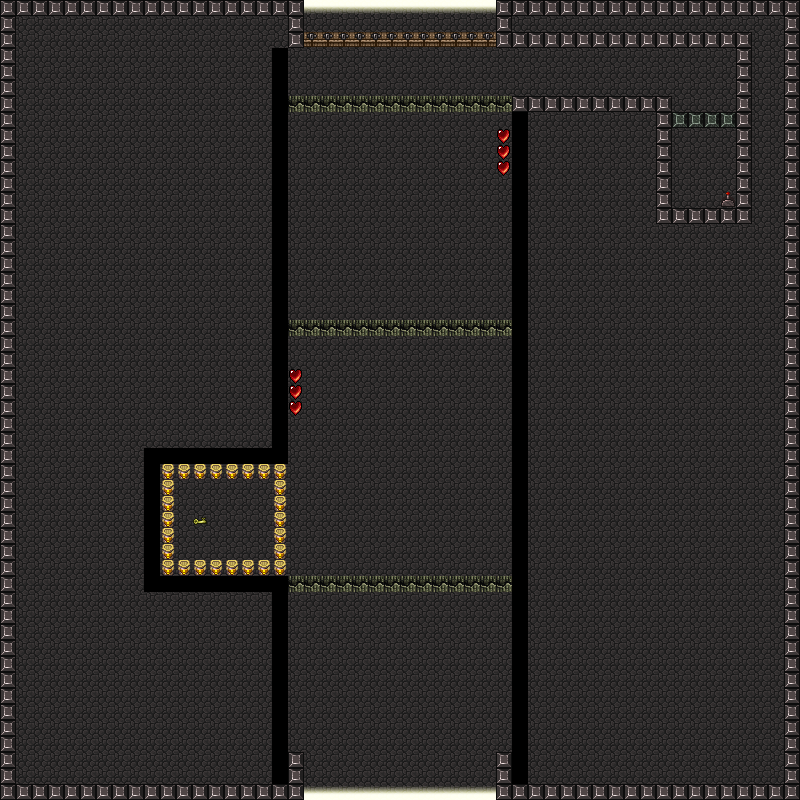

Rendered tile map (Tiled .tmx) drawn with the repository's tilesets; below, a short description and the map source with its tile grids summarised:
An orthogonal 50x50 tile map with 16x16 px tiles, 18 tile layers (Background, DoorsReturn, DoorsProgress, Hearts, ...), 3 hidden layers not drawn, 6 tilesets.

<map version="1.4" tiledversion="1.4.2" orientation="orthogonal" renderorder="right-down" width="50" height="50" tilewidth="16" tileheight="16" infinite="0" backgroundcolor="#aa0000" nextlayerid="22" nextobjectid="1">
 <tileset firstgid="1" name="hyptosis_sprites-and-tiles-for-you" tilewidth="16" tileheight="16" tilecount="3600" columns="60">
  <image source="../images for the game/hyptosis_sprites-and-tiles-for-you.png" width="960" height="960" />
 </tileset>
 <tileset firstgid="3601" name="hyptosis_til-art-batch-2" tilewidth="16" tileheight="16" tilecount="3600" columns="60">
  <image source="../images for the game/hyptosis_til-art-batch-2.png" width="960" height="960" />
 </tileset>
 <tileset firstgid="7201" name="hyptosis_tile-art-batch-1" tilewidth="16" tileheight="16" tilecount="3600" columns="60">
  <image source="../images for the game/hyptosis_tile-art-batch-1.png" width="960" height="960" />
 </tileset>
 <tileset firstgid="10801" name="hyptosis_tile-art-batch-3" tilewidth="16" tileheight="16" tilecount="3600" columns="60">
  <image source="../images for the game/hyptosis_tile-art-batch-3.png" width="960" height="960" />
 </tileset>
 <tileset firstgid="14401" name="hyptosis_tile-art-batch-4" tilewidth="16" tileheight="16" tilecount="3600" columns="60">
  <image source="../images for the game/hyptosis_tile-art-batch-4.png" width="960" height="960" />
 </tileset>
 <tileset firstgid="18001" name="hyptosis_tile-art-batch-5" tilewidth="16" tileheight="16" tilecount="2964" columns="39">
  <image source="../images for the game/hyptosis_tile-art-batch-5.png" width="636" height="1219" />
 </tileset>
 <layer id="3" name="Background" width="50" height="50">
  <data>[2500 cells, 2500 non-empty, 2 distinct tile ids]</data>
 </layer>
 <layer id="2" name="DoorsReturn" width="50" height="50">
  <data>[2500 cells, 12 non-empty, 1 distinct tile ids]</data>
 </layer>
 <layer id="14" name="DoorsProgress" width="50" height="50">
  <data>[2500 cells, 12 non-empty, 1 distinct tile ids]</data>
 </layer>
 <layer id="18" name="Hearts" width="50" height="50">
  <data>[2500 cells, 6 non-empty, 1 distinct tile ids]</data>
 </layer>
 <layer id="13" name="DontTouch" width="50" height="50" visible="0">
  <data>[2500 cells, 1355 non-empty, 1 distinct tile ids]</data>
 </layer>
 <layer id="1" name="Walls" width="50" height="50">
  <data>[2500 cells, 227 non-empty, 1 distinct tile ids]</data>
 </layer>
 <layer id="4" name="MovingPlatformsVertical" width="50" height="50" visible="0">
  <data>[2500 cells, 0 non-empty, 0 distinct tile ids]</data>
 </layer>
 <layer id="19" name="Platforms" width="50" height="50" visible="0">
  <data>[2500 cells, 179 non-empty, 1 distinct tile ids]</data>
 </layer>
 <layer id="15" name="MovingPlatformsHorizontal" width="50" height="50">
  <data>[2500 cells, 0 non-empty, 0 distinct tile ids]</data>
 </layer>
 <layer id="17" name="Switches" width="50" height="50">
  <data>[2500 cells, 1 non-empty, 1 distinct tile ids]</data>
 </layer>
 <layer id="5" name="Keys" width="50" height="50">
  <data>[2500 cells, 1 non-empty, 1 distinct tile ids]</data>
 </layer>
 <layer id="16" name="SwitchBlocks" width="50" height="50">
  <data>[2500 cells, 26 non-empty, 1 distinct tile ids]</data>
 </layer>
 <layer id="6" name="MovableBlocks" width="50" height="50">
  <data>[2500 cells, 4 non-empty, 1 distinct tile ids]</data>
 </layer>
 <layer id="7" name="BreakableBlocks" width="50" height="50">
  <data>[2500 cells, 42 non-empty, 1 distinct tile ids]</data>
 </layer>
 <layer id="8" name="LockedBlocks" width="50" height="50">
  <data>[2500 cells, 12 non-empty, 1 distinct tile ids]</data>
 </layer>
 <layer id="9" name="Enemies" width="50" height="50">
  <data>[2500 cells, 0 non-empty, 0 distinct tile ids]</data>
 </layer>
 <layer id="10" name="EnemiesShoot" width="50" height="50">
  <data>[2500 cells, 0 non-empty, 0 distinct tile ids]</data>
 </layer>
 <layer id="20" name="MovingPlatformsBounceHorizontal" width="50" height="50">
  <data>[2500 cells, 0 non-empty, 0 distinct tile ids]</data>
 </layer>
 <layer id="21" name="MovingPlatformsBounceVertical" width="50" height="50">
  <data>[2500 cells, 0 non-empty, 0 distinct tile ids]</data>
 </layer>
 <layer id="11" name="Boss" width="50" height="50">
  <data>[2500 cells, 0 non-empty, 0 distinct tile ids]</data>
 </layer>
 <layer id="12" name="NPC" width="50" height="50">
  <data>[2500 cells, 0 non-empty, 0 distinct tile ids]</data>
 </layer>
</map>
